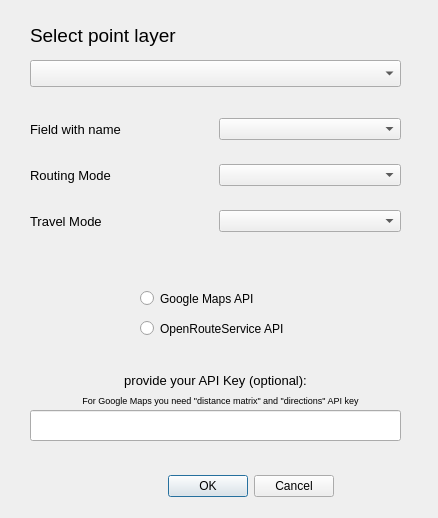
<?xml version="1.0" encoding="UTF-8"?>
<ui version="4.0">
 <class>KomiwojazerDialogBase</class>
 <widget class="QDialog" name="KomiwojazerDialogBase">
  <property name="geometry">
   <rect>
    <x>0</x>
    <y>0</y>
    <width>438</width>
    <height>518</height>
   </rect>
  </property>
  <property name="windowTitle">
   <string>Travelling Salesman Problem (TSP)</string>
  </property>
  <widget class="QDialogButtonBox" name="button_box">
   <property name="geometry">
    <rect>
     <x>80</x>
     <y>470</y>
     <width>341</width>
     <height>32</height>
    </rect>
   </property>
   <property name="locale">
    <locale language="English" country="UnitedStates"/>
   </property>
   <property name="orientation">
    <enum>Qt::Horizontal</enum>
   </property>
   <property name="standardButtons">
    <set>QDialogButtonBox::Cancel|QDialogButtonBox::Ok</set>
   </property>
   <property name="centerButtons">
    <bool>true</bool>
   </property>
  </widget>
  <widget class="QLabel" name="label">
   <property name="geometry">
    <rect>
     <x>30</x>
     <y>20</y>
     <width>371</width>
     <height>31</height>
    </rect>
   </property>
   <property name="font">
    <font>
     <family>Tahoma</family>
     <pointsize>14</pointsize>
     <weight>50</weight>
     <bold>false</bold>
    </font>
   </property>
   <property name="autoFillBackground">
    <bool>false</bool>
   </property>
   <property name="locale">
    <locale language="English" country="UnitedStates"/>
   </property>
   <property name="text">
    <string>Select point layer </string>
   </property>
   <property name="alignment">
    <set>Qt::AlignJustify|Qt::AlignVCenter</set>
   </property>
   <property name="wordWrap">
    <bool>false</bool>
   </property>
  </widget>
  <widget class="QLabel" name="apiLabel">
   <property name="geometry">
    <rect>
     <x>30</x>
     <y>370</y>
     <width>371</width>
     <height>21</height>
    </rect>
   </property>
   <property name="font">
    <font>
     <family>Tahoma</family>
     <pointsize>10</pointsize>
     <weight>50</weight>
     <bold>false</bold>
    </font>
   </property>
   <property name="autoFillBackground">
    <bool>false</bool>
   </property>
   <property name="locale">
    <locale language="English" country="UnitedStates"/>
   </property>
   <property name="text">
    <string>provide your API Key (optional):</string>
   </property>
   <property name="alignment">
    <set>Qt::AlignCenter</set>
   </property>
   <property name="wordWrap">
    <bool>false</bool>
   </property>
  </widget>
  <widget class="QgsMapLayerComboBox" name="mapLayerComboBox">
   <property name="geometry">
    <rect>
     <x>30</x>
     <y>60</y>
     <width>371</width>
     <height>27</height>
    </rect>
   </property>
  </widget>
  <widget class="QRadioButton" name="googleRadioButton">
   <property name="geometry">
    <rect>
     <x>140</x>
     <y>290</y>
     <width>161</width>
     <height>17</height>
    </rect>
   </property>
   <property name="text">
    <string>Google Maps API</string>
   </property>
  </widget>
  <widget class="QRadioButton" name="orsRadioButton">
   <property name="geometry">
    <rect>
     <x>140</x>
     <y>320</y>
     <width>161</width>
     <height>17</height>
    </rect>
   </property>
   <property name="text">
    <string>OpenRouteService API</string>
   </property>
  </widget>
  <widget class="QWidget" name="layoutWidget">
   <property name="geometry">
    <rect>
     <x>30</x>
     <y>100</y>
     <width>371</width>
     <height>151</height>
    </rect>
   </property>
   <layout class="QGridLayout" name="gridLayout">
    <item row="0" column="0">
     <widget class="QLabel" name="nameFieldLabel">
      <property name="font">
       <font>
        <family>Tahoma</family>
        <pointsize>10</pointsize>
       </font>
      </property>
      <property name="text">
       <string>Field with name</string>
      </property>
     </widget>
    </item>
    <item row="0" column="1">
     <widget class="QgsFieldComboBox" name="fieldComboBox"/>
    </item>
    <item row="1" column="0">
     <widget class="QLabel" name="routingModeLabel">
      <property name="font">
       <font>
        <family>Tahoma</family>
        <pointsize>10</pointsize>
       </font>
      </property>
      <property name="text">
       <string>Routing Mode</string>
      </property>
     </widget>
    </item>
    <item row="1" column="1">
     <widget class="QComboBox" name="routingModeComboBox"/>
    </item>
    <item row="2" column="0">
     <widget class="QLabel" name="travelModeLabel">
      <property name="font">
       <font>
        <family>Tahoma</family>
        <pointsize>10</pointsize>
       </font>
      </property>
      <property name="text">
       <string>Travel Mode</string>
      </property>
     </widget>
    </item>
    <item row="2" column="1">
     <widget class="QComboBox" name="travelModeComboBox"/>
    </item>
   </layout>
  </widget>
  <widget class="QLineEdit" name="apiTextEdit">
   <property name="geometry">
    <rect>
     <x>30</x>
     <y>410</y>
     <width>371</width>
     <height>31</height>
    </rect>
   </property>
  </widget>
  <widget class="QLabel" name="label_2">
   <property name="geometry">
    <rect>
     <x>30</x>
     <y>390</y>
     <width>381</width>
     <height>21</height>
    </rect>
   </property>
   <property name="font">
    <font>
     <pointsize>7</pointsize>
    </font>
   </property>
   <property name="text">
    <string>For Google Maps you need &quot;distance matrix&quot; and &quot;directions&quot; API key</string>
   </property>
   <property name="alignment">
    <set>Qt::AlignCenter</set>
   </property>
  </widget>
 </widget>
 <customwidgets>
  <customwidget>
   <class>QgsFieldComboBox</class>
   <extends>QComboBox</extends>
   <header>qgis.gui</header>
  </customwidget>
  <customwidget>
   <class>QgsMapLayerComboBox</class>
   <extends>QComboBox</extends>
   <header>qgis.gui</header>
  </customwidget>
 </customwidgets>
 <tabstops>
  <tabstop>mapLayerComboBox</tabstop>
  <tabstop>button_box</tabstop>
 </tabstops>
 <resources/>
 <connections>
  <connection>
   <sender>button_box</sender>
   <signal>accepted()</signal>
   <receiver>KomiwojazerDialogBase</receiver>
   <slot>accept()</slot>
   <hints>
    <hint type="sourcelabel">
     <x>20</x>
     <y>20</y>
    </hint>
    <hint type="destinationlabel">
     <x>20</x>
     <y>20</y>
    </hint>
   </hints>
  </connection>
  <connection>
   <sender>button_box</sender>
   <signal>rejected()</signal>
   <receiver>KomiwojazerDialogBase</receiver>
   <slot>reject()</slot>
   <hints>
    <hint type="sourcelabel">
     <x>20</x>
     <y>20</y>
    </hint>
    <hint type="destinationlabel">
     <x>20</x>
     <y>20</y>
    </hint>
   </hints>
  </connection>
 </connections>
</ui>
